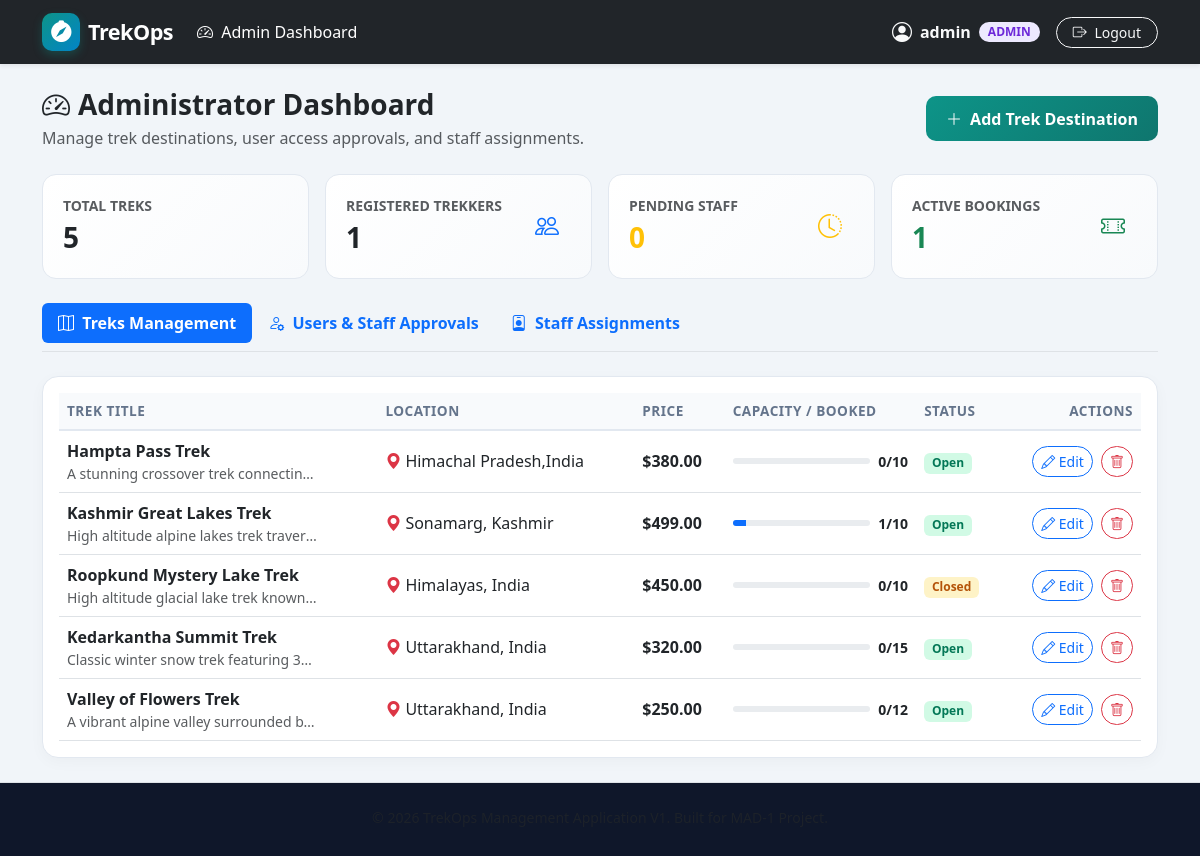
The page /admin/dashboard (signed in) on the database its author committed.
### models/models.py (models this page shows, shortened)
class User(UserMixin, db.Model):
    __tablename__ = 'users'
    id = db.Column(db.Integer, primary_key=True)
    username = db.Column(db.String(80), unique=True, nullable=False)
    email = db.Column(db.String(120), unique=True, nullable=False)
    password_hash = db.Column(db.String(256), nullable=False)
    role = db.Column(db.String(20), nullable=False, default='user')  # 'admin', 'staff', 'user'
    status = db.Column(db.String(20), nullable=False, default='approved')  # 'pending', 'approved', 'blacklisted'
    created_at = db.Column(db.DateTime, default=utc_now)
    bookings = db.relationship('Booking', backref='user', lazy=True, cascade='all, delete-orphan')
    staff_assignments = db.relationship('StaffAssignment', backref='staff', lazy=True, cascade='all, delete-orphan')
    @property
    def is_active(self):
        return self.status == 'approved'

class Trek(db.Model):
    __tablename__ = 'treks'
    id = db.Column(db.Integer, primary_key=True)
    title = db.Column(db.String(120), nullable=False)
    description = db.Column(db.Text, nullable=True)
    location = db.Column(db.String(100), nullable=False)
    price = db.Column(db.Float, nullable=False)
    capacity = db.Column(db.Integer, nullable=False)
    status = db.Column(db.String(20), nullable=False, default='open')  # 'open', 'closed', 'completed'
    created_at = db.Column(db.DateTime, default=utc_now)
    bookings = db.relationship('Booking', backref='trek', lazy=True, cascade='all, delete-orphan')
    assignments = db.relationship('StaffAssignment', backref='trek', lazy=True, cascade='all, delete-orphan')
    @property
    def booked_count(self):
        return Booking.query.filter_by(trek_id=self.id, status='confirmed').count()
    @property
    def available_slots(self):
        return max(0, self.capacity - self.booked_count)

### controllers/admin_routes.py (the view)
    def decorated_function(*args, **kwargs):
        if not current_user.is_authenticated or current_user.role != 'admin':
            flash('Access denied. Administrator privileges required.', 'danger')
            return redirect(url_for('login'))
        return f(*args, **kwargs)

### app.py (called while the page is built)
@login_manager.user_loader
def load_user(user_id):
    return db.session.get(User, int(user_id))

### controllers/admin_routes.py (called while the page is built)
def admin_required(f):
    def decorated_function(*args, **kwargs):
        if not current_user.is_authenticated or current_user.role != 'admin':
            flash('Access denied. Administrator privileges required.', 'danger')
            return redirect(url_for('login'))
        return f(*args, **kwargs)
    decorated_function.__name__ = f.__name__
    return decorated_function

### templates/admin_dashboard.html (shortened to what this page needs)
{% extends "base.html" %}
{% block content %}
<div class="d-flex justify-content-between align-items-center mb-4">
    <div>
        <h3 class="fw-bold text-dark mb-1"><i class="bi bi-speedometer2 text-teal me-2"></i>Administrator Dashboard</h3>
        <p class="text-muted mb-0">Manage trek destinations, user access approvals, and staff assignments.</p>
    </div>
    <button class="btn btn-primary-custom" data-bs-toggle="modal" data-bs-target="#addTrekModal">
        <i class="bi bi-plus-lg me-1"></i> Add Trek Destination
    </button>
</div>
<div class="row g-3 mb-4">
    <div class="col-6 col-md-3">
        <div class="metric-card d-flex align-items-center justify-content-between">
            <div>
                <div class="text-muted small fw-semibold">TOTAL TREKS</div>
                <div class="fs-3 fw-bold text-dark">{{ metrics.total_treks }}</div>
            </div>
            <div class="metric-icon bg-light-teal text-teal">
            </div>
        </div>
    </div>
    <div class="col-6 col-md-3">
        <div class="metric-card d-flex align-items-center justify-content-between">
            <div>
                <div class="text-muted small fw-semibold">REGISTERED TREKKERS</div>
                <div class="fs-3 fw-bold text-dark">{{ metrics.total_users }}</div>
            </div>
            <div class="metric-icon bg-light-blue text-primary">
                <i class="bi bi-people fs-4"></i>
            </div>
        </div>
    </div>
    <div class="col-6 col-md-3">
        <div class="metric-card d-flex align-items-center justify-content-between">
            <div>
                <div class="text-muted small fw-semibold">PENDING STAFF</div>
                <div class="fs-3 fw-bold text-warning">{{ metrics.pending_staff }}</div>
            </div>
            <div class="metric-icon bg-light-warning text-warning">
                <i class="bi bi-clock-history fs-4"></i>
            </div>
        </div>
    </div>
    <div class="col-6 col-md-3">
        <div class="metric-card d-flex align-items-center justify-content-between">
            <div>
                <div class="text-muted small fw-semibold">ACTIVE BOOKINGS</div>
                <div class="fs-3 fw-bold text-success">{{ metrics.total_bookings }}</div>
            </div>
            <div class="metric-icon bg-light-success text-success">
                <i class="bi bi-ticket-perforated fs-4"></i>
            </div>
        </div>
    </div>
</div>
<ul class="nav nav-pills mb-4 border-bottom pb-2" id="adminTabs" role="tablist">
    <li class="nav-item" role="presentation">
        <button class="nav-link active fw-semibold" id="treks-tab" data-bs-toggle="pill" data-bs-target="#treks-sec" type="button" role="tab">
            <i class="bi bi-map me-1"></i> Treks Management
        </button>
    </li>
    <li class="nav-item" role="presentation">
        <button class="nav-link fw-semibold position-relative" id="users-tab" data-bs-toggle="pill" data-bs-target="#users-sec" type="button" role="tab">
            <i class="bi bi-person-gear me-1"></i> Users & Staff Approvals
        </button>
    </li>
    <li class="nav-item" role="presentation">
        <button class="nav-link fw-semibold" id="assignments-tab" data-bs-toggle="pill" data-bs-target="#assignments-sec" type="button" role="tab">
            <i class="bi bi-person-badge me-1"></i> Staff Assignments
        </button>
    </li>
</ul>
<div class="tab-content" id="adminTabsContent">
    <div class="tab-pane fade show active" id="treks-sec" role="tabpanel">
        <div class="card card-custom p-3">
            <div class="table-responsive">
                <table class="table table-custom table-hover align-middle mb-0">
                    <thead>
                        <tr>
                            <th>Trek Title</th>
                            <th>Location</th>
                            <th>Price</th>
                            <th>Capacity / Booked</th>
                            <th>Status</th>
                            <th class="text-end">Actions</th>
                        </tr>
                    </thead>
                    <tbody>
                        {% if treks %}
                            {% for trek in treks %}
                            <tr>
                                <td>
                                    <div class="fw-bold text-dark">{{ trek.title }}</div>
                                    <div class="text-muted small text-truncate" style="max-width: 250px;">{{ trek.description or 'No description' }}</div>
                                </td>
                                <td><i class="bi bi-geo-alt-fill text-danger me-1"></i>{{ trek.location }}</td>
                                <td class="fw-semibold">${{ "%.2f"|format(trek.price) }}</td>
                                <td>
                                    <div class="d-flex align-items-center gap-2">
                                        <div class="progress flex-grow-1" style="height: 6px; width: 80px;">
                                            <div class="progress-bar {% if trek.available_slots == 0 %}bg-danger{% else %}bg-teal{% endif %}"
                                                 role="progressbar"
                                                 style="width: {{ (trek.booked_count / trek.capacity * 100)|int }}%"></div>
                                        </div>
                                        <span class="small fw-semibold">{{ trek.booked_count }}/{{ trek.capacity }}</span>
                                    </div>
                                </td>
                                <td>
                                    <span class="badge badge-status-{{ trek.status }}">
                                        {{ trek.status|capitalize }}
                                    </span>
                                </td>
                                <td class="text-end">
                                    <button class="btn btn-outline-primary btn-sm me-1 rounded-pill" data-bs-toggle="modal" data-bs-target="#editTrekModal{{ trek.id }}">
                                        <i class="bi bi-pencil"></i> Edit
                                    </button>
                                    <form action="{{ url_for('admin.delete_trek', trek_id=trek.id) }}" method="POST" class="d-inline" onsubmit="return confirm('Are you sure you want to delete this trek?');">
                                        <button type="submit" class="btn btn-outline-danger btn-sm rounded-pill">
                                            <i class="bi bi-trash"></i>
                                        </button>
                                    </form>
                                </td>
                            </tr>
                            {% endfor %}
                        {% else %}
                            <tr>
                                <td colspan="6" class="text-center text-muted py-4">No trek destinations found. Click "Add Trek Destination" to create one.</td>
                            </tr>
                        {% endif %}
                    </tbody>
                </table>
            </div>
        </div>
    </div>
</div>
{% endblock %}

### templates/base.html (shortened to what this page needs)
<!DOCTYPE html>
<html lang="en">
<head>
    <link href="https://cdn.jsdelivr.net/npm/bootstrap@5.3.0/dist/css/bootstrap.min.css" rel="stylesheet">
    <link rel="stylesheet" href="https://cdn.jsdelivr.net/npm/bootstrap-icons@1.11.0/font/bootstrap-icons.css">
    <link rel="stylesheet" href="{{ url_for('static', filename='css/style.css') }}">
</head>
<body>
    <nav class="navbar navbar-expand-lg navbar-dark bg-dark sticky-top shadow-sm py-2">
        <div class="container">
            <a class="navbar-brand d-flex align-items-center" href="{{ url_for('index') }}">
                <div class="brand-icon">
                    <i class="bi bi-compass-fill"></i>
                </div>
                <span>TrekOps</span>
            </a>
            <div class="collapse navbar-collapse" id="navbarMain">
                <ul class="navbar-nav me-auto mb-2 mb-lg-0">
                    {% if current_user.is_authenticated %}
                        {% if current_user.role == 'admin' %}
                            <li class="nav-item">
                                <a class="nav-link {% if request.endpoint == 'admin.dashboard' %}active{% endif %}" href="{{ url_for('admin.dashboard') }}">
                                    <i class="bi bi-speedometer2 me-1"></i> Admin Dashboard
                                </a>
                            </li>
                        {% elif current_user.role == 'staff' %}
                            <li class="nav-item">
                                <a class="nav-link {% if request.endpoint == 'staff.dashboard' %}active{% endif %}" href="{{ url_for('staff.dashboard') }}">
                                    <i class="bi bi-person-badge me-1"></i> Staff Portal
                                </a>
                            </li>
                        {% elif current_user.role == 'user' %}
                            <li class="nav-item">
                                <a class="nav-link {% if request.endpoint == 'user.dashboard' %}active{% endif %}" href="{{ url_for('user.dashboard') }}">
                                    <i class="bi bi-map me-1"></i> Explore & Book Treks
                                </a>
                            </li>
                        {% endif %}
                    {% endif %}
                </ul>
                <div class="d-flex align-items-center gap-3">
                    {% if current_user.is_authenticated %}
                        <div class="text-light d-flex align-items-center gap-2">
                            <i class="bi bi-person-circle fs-5 text-teal"></i>
                            <span class="fw-semibold">{{ current_user.username }}</span>
                            <span class="badge badge-role badge-role-{{ current_user.role }}">
                                {{ current_user.role }}
                            </span>
                        </div>
                        <a href="{{ url_for('logout') }}" class="btn btn-outline-light btn-sm px-3 rounded-pill">
                            <i class="bi bi-box-arrow-right me-1"></i> Logout
                        </a>
                    {% else %}
                        <a href="{{ url_for('login') }}" class="btn btn-outline-light btn-sm px-3 rounded-pill">Login</a>
                        <a href="{{ url_for('register') }}" class="btn btn-primary-custom btn-sm px-3 rounded-pill">Register</a>
                    {% endif %}
                </div>
            </div>
        </div>
    </nav>
    <main class="container py-4">
        {% block content %}{% endblock %}
    </main>
    <footer class="py-4 text-center border-top">
        <div class="container">
            <p class="mb-1 text-muted small">&copy; 2026 TrekOps Management Application V1. Built for MAD-1 Project.</p>
        </div>
    </footer>
</body>
</html>

### static/css/style.css (style rules this page uses)
:root { --primary-color: #0d9488; --primary-hover: #0f766e; --secondary-color: #3b82f6; --dark-bg: #0f172a; --card-bg: #1e293b; --accent-emerald: #10b981; --accent-amber: #f59e0b; --accent-rose: #f43f5e; --light-bg: #f8fafc; }
body { font-family: 'Segoe UI', system-ui, -apple-system, sans-serif; background-color: #f1f5f9; color: #334155; min-height: 100vh; display: flex; flex-direction: column; }
main { flex: 1; }
.navbar-brand { font-weight: 700; font-size: 1.35rem; letter-spacing: -0.5px; }
.brand-icon { display: inline-flex; align-items: center; justify-content: center; width: 38px; height: 38px; background: linear-gradient(135deg, #0d9488, #0284c7); color: white; border-radius: 10px; margin-right: 8px; box-shadow: 0 4px 10px rgba(13, 148, 136, 0.3); }
.card-custom { background: #ffffff; border: 1px solid #e2e8f0; border-radius: 16px; box-shadow: 0 4px 15px rgba(0, 0, 0, 0.03); transition: transform 0.2s ease, box-shadow 0.2s ease; }
.metric-card { background: linear-gradient(135deg, #ffffff 0%, #f8fafc 100%); border-radius: 14px; border: 1px solid #e2e8f0; padding: 1.25rem; }
.metric-icon { width: 48px; height: 48px; border-radius: 12px; display: flex; align-items: center; justify-content: center; font-size: 1.4rem; }
.badge-role { font-size: 0.75rem; font-weight: 600; padding: 0.35em 0.75em; border-radius: 50rem; text-transform: uppercase; }
.badge-role-admin { background-color: #ede9fe; color: #6d28d9; }
.badge-status-open { background-color: #d1fae5; color: #047857; }
.badge-status-closed { background-color: #fef3c7; color: #b45309; }
.btn-primary-custom { background: linear-gradient(135deg, #0d9488, #0f766e); color: white; border: none; border-radius: 10px; padding: 0.65rem 1.25rem; font-weight: 600; transition: all 0.2s ease; }
.table-custom { vertical-align: middle; }
.table-custom thead th { background-color: #f8fafc; color: #64748b; font-weight: 600; font-size: 0.85rem; text-transform: uppercase; letter-spacing: 0.5px; border-bottom: 2px solid #e2e8f0; }
footer { background: #0f172a; color: #94a3b8; }

### rows shown on the page
User: username "admin", role "ADMIN"
Trek: title "Hampta Pass Trek", description "A stunning crossover trek connectin…", location "Himachal Pradesh,India", price "380.00", booked_count "0", capacity "10", status "Open"
Trek: title "Kashmir Great Lakes Trek", description "High altitude alpine lakes trek traver…", location "Sonamarg, Kashmir", price "499.00", booked_count "1", capacity "10", status "Open"
Trek: title "Roopkund Mystery Lake Trek", description "High altitude glacial lake trek known…", location "Himalayas, India", price "450.00", booked_count "0", capacity "10", status "Closed"
Trek: title "Kedarkantha Summit Trek", description "Classic winter snow trek featuring 3…", location "Uttarakhand, India", price "320.00", booked_count "0", capacity "15", status "Open"
Trek: title "Valley of Flowers Trek", description "A vibrant alpine valley surrounded b…", location "Uttarakhand, India", price "250.00", booked_count "0", capacity "12", status "Open"

### other values the page prints
{{ metrics.total_treks }} "5"
{{ metrics.total_users }} "1"
{{ metrics.pending_staff }} "0"
{{ metrics.total_bookings }} "1"
